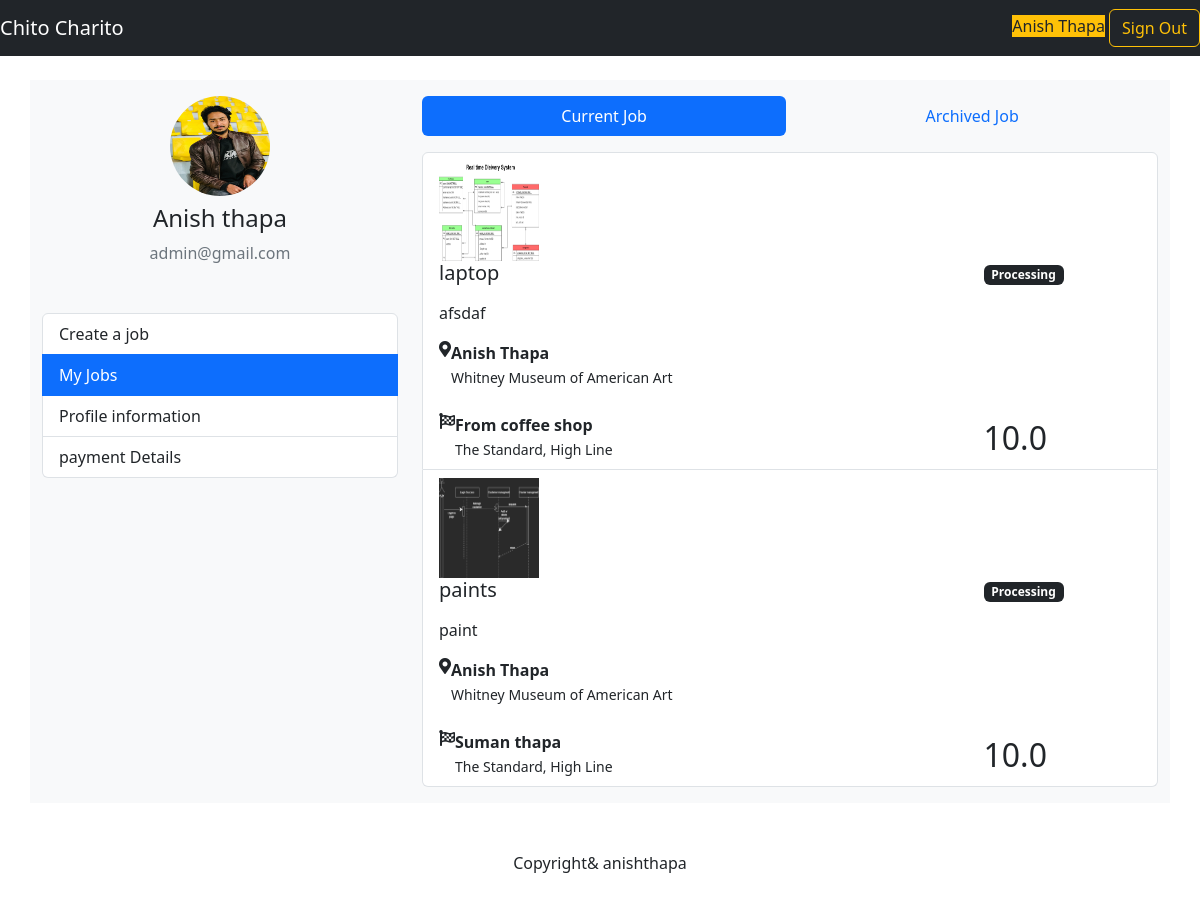
Page /customer/jobs/current (signed in) on the committed database.
### mainapp/models.py (models this page shows, shortened)
class Customer(models.Model):
    user=models.OneToOneField(User,on_delete=CASCADE)
    avatar = models.ImageField(upload_to='customer/avatars',blank=True,null=True)
    phone_number = models.CharField(max_length=50, blank=True)
    stripe_customer_id = models.CharField(max_length=255, blank=True)
    stripe_payment_method_id = models.CharField(max_length=255, blank=True)
    stripe_card_last4 = models.CharField(max_length=255, blank=True)

class Job(models.Model):
  SMALL_SIZE = "small"
  MEDIUM_SIZE = "medium"
  LARGE_SIZE = "large"
  SIZES = (
    (SMALL_SIZE, 'Small'),
    (MEDIUM_SIZE, 'Medium'),
    (LARGE_SIZE, 'Large'),
  )
  CREATING_STATUS = 'creating'
  PROCESSING_STATUS = 'processing'
  PICKING_STATUS = 'picking'
  DELIVERING_STATUS = 'delivering'
  COMPLETED_STATUS = 'completed'
  CANCELED_STATUS = 'canceled'
  STATUSES = (
    (CREATING_STATUS, 'Creating'),
    (PROCESSING_STATUS, 'Processing'),
    (PICKING_STATUS, 'Picking'),
    (DELIVERING_STATUS, 'Delivering'),
    (COMPLETED_STATUS, 'Completed'),
    (CANCELED_STATUS, 'Canceled'),
  )
  id = models.UUIDField(primary_key=True, default=uuid.uuid4, editable=False)
  customer = models.ForeignKey(Customer, on_delete=models.CASCADE)
  name = models.CharField(max_length=255)
  description = models.CharField(max_length=255)
  category = models.ForeignKey(Category, on_delete=models.SET_NULL, null=True, blank=True)
  size = models.CharField(max_length=20, choices=SIZES, default=MEDIUM_SIZE)
  quantity = models.IntegerField(default=1)
  photo = models.ImageField(upload_to='job/photos/')
  status = models.CharField(max_length=20, choices=STATUSES, default=CREATING_STATUS)
  created_at = models.DateTimeField(default=timezone.now)
  pickup_address = models.CharField(max_length=255, blank=True)
  pickup_lat = models.FloatField(default=0)
  pickup_lng = models.FloatField(default=0)
  pickup_name = models.CharField(max_length=255, blank=True)
  pickup_phone = models.CharField(max_length=50, blank=True)
  delivery_address = models.CharField(max_length=255, blank=True)
  delivery_lat = models.FloatField(default=0)
  delivery_lng = models.FloatField(default=0)
  delivery_name = models.CharField(max_length=255, blank=True)
  delivery_phone = models.CharField(max_length=50, blank=True)
  duration = models.IntegerField(default=0)
  distance = models.FloatField(default=0)
  price = models.FloatField(default=0)
  pickup_photo = models.ImageField(upload_to='job/pickup_photos/', null=True, blank=True)
  pickedup_at = models.DateTimeField(null=True, blank=True)
  delivery_photo = models.ImageField(upload_to='job/delivery_photos/', null=True, blank=True)
  delivered_at = models.DateTimeField(null=True, blank=True)

### mainapp/customer/views.py (the view)
# urls.py: path('jobs/current', customer_views.current_jobs_page, name="current_jobs"),
@login_required(login_url="/sign-in/?next=/customer/")
def current_jobs_page(request):
    jobs = Job.objects.filter(
        customer=request.user.customer,
        status__in=[
            Job.PROCESSING_STATUS,
            Job.PICKING_STATUS,
            Job.DELIVERING_STATUS
        ]
    )
    return render(request, 'customer/jobs.html', {
        "jobs": jobs
    })

### mainapp/templates/customer/jobs.html
{% extends 'customer/base.html'%}
{% block main %}
{% url 'customer:current_jobs' as current_jobs_url %}
{% url 'customer:archived_jobs' as archived_jobs_url %}
<ul class="nav nav-pills nav-fill">
    <li class="nav-item">
      <a class="nav-link {% if request.path == current_jobs_url %} active {% endif %}" aria-current="page"
      href="{% url 'customer:current_jobs' %}" >Current Job</a>
    </li>
    <li class="nav-item">
      <a class="nav-link {% if request.path == archived_jobs_url %} active {% endif %}" aria-current="page"
      href="{% url 'customer:archived_jobs' %}" >Archived Job</a>
    </li>
  </ul>
<div class="list-group mt-3">
 {% if jobs %}
 {% for job in jobs %}
 <a href="{% url 'customer:job' job.id  %}" class="list-group-item list-group-item-action">
  <div class="media">
    <img src="{{ job.photo.url }}" class="rounded-lg mr-3 " width="100" height="100">
    <div class="media-body">
      <div class="row">
        <div class="col-lg-9">
          <h5 class="mb-3">{{ job.name }}</h5>
          <p>{{ job.description }}</p>
          <div class="d-flex mb-4">
            <i class="fas fa-map-marker-alt"></i>
            <div class="ml-2">
              <b>{{ job.pickup_name }}</b><br />
              <small>{{ job.pickup_address }}</small>
            </div>
          </div>
          <div class="d-flex">
            <i class="fas fa-flag-checkered"></i>
            <div class="ml-2">
              <b>{{ job.delivery_name }}</b><br />
              <small>{{ job.delivery_address }}</small>
            </div>
          </div>
        </div>
        <div class="col-lg-3 text-right d-flex flex-column justify-content-between">
          <div><span class="badge badge-warning bg-dark mb-2">{{ job.get_status_display }}</span></div>
          <h2 class="mb-1">{{ job.price }}</h2>
        </div>
      </div>
    </div>
  </div>
</a>
 {% endfor %}
 {% else %}
 <div class="card">
   <div class = "card-body text-center">
     Nothing to show here yet
   </div>
 </div>
{% endif %}
</div>
{% endblock %}

### mainapp/templates/customer/base.html
{% extends 'base.html'  %}
{% load static %}
{% block content %}
{% url 'customer:create_job' as create_job_url %}
{% url 'customer:profile' as profile_url %}
{% url 'customer:current_jobs' as current_jobs_url %}
{% url 'customer:archived_jobs' as archived_jobs_url %}
{% url 'customer:payment_method' as payment_method_url %}
<div class="container bg-light mt-4 pt-3 pb-3">
    <div class="row">
      <div class="col-lg-4">
        <div class="text-center">
          <img src="{% if request.user.customer.avatar %}{{ request.user.customer.avatar.url }}{% else %}{% static 'img/avatar.png' %}{% endif %}" alt="" class="rounded-circle mb-2" width="100" height="100">
          <h4>{{ request.user.get_full_name }}</h4>
          <p class="text-secondary">{{ request.user.email }}</p>
        </div>
        <div class="list-group mt-5">
            <a href="{% url 'customer:create_job' %}" class="list-group-item list-group-item-action {% if request.path == create_job_url %} active {% endif %}">Create a job</a>
            <a href="{% url 'customer:current_jobs' %}"
          class="list-group-item list-group-item-action {% if request.path == current_jobs_url or request.path == archived_jobs_url %}active{% endif %}">My
          Jobs</a>
            <a href="{% url 'customer:profile' %}" class="list-group-item list-group-item-action {% if request.path == profile_url %} active {% endif %} ">Profile information</a>
            <a href="{% url 'customer:payment_method' %}" class="list-group-item list-group-item-action {% if request.path == payment_method_url %} active {% endif %} ">payment Details</a>
        </div>
        </div>
      <div class="col-lg-8">
          {% block main %}
          {% endblock %}
      </div>
        </div>
        </div>
        {% endblock %}

### mainapp/templates/base.html (shortened to what this page needs)
<!DOCTYPE html>
<html lang="en">
<head>
    {% load bootstrap5 %}
    {% bootstrap_css %}
    <link rel="stylesheet" href="https://use.fontawesome.com/releases/v5.9.0/css/all.css">
</head>
<body>
    <nav class="navbar   {% if not request.user.is_authenticated %} navbar-expand-lg {% endif %} navbar-dark bg-dark">
          <a class="navbar-brand" href="/">Chito Charito</a>
          {% if not request.user.is_authenticated %}
          <button class="navbar-toggler" type="button" data-bs-toggle="collapse" data-bs-target="#navbarSupportedContent" aria-controls="navbarSupportedContent" aria-expanded="false" aria-label="Toggle navigation">
            <span class="navbar-toggler-icon"></span>
          </button>
          <div class="collapse navbar-collapse" id="navbarSupportedContent">
            <ul class="navbar-nav">
              <li  class="nav-item" {% if request.GET.next != '/courier/' %}active{% endif %}>
                <a class="nav-link active" aria-current="page"  href="/sign-in/?next=/customer/">Customer</a>
              </li>
              <li class="nav-item"  {% if request.GET.next == '/courier/' %}active{% endif %}>
                <a class="nav-link active" aria-current="page" href="/sign-in/?next=/courier/">Courier</a>
              </li>
              <!-- <li class="nav-item dropdown">
                <a class="nav-link dropdown-toggle" href="#" aria-expanded="false">
                  Gudiance
                </a>
              </li> -->
            </ul>
        </div>
        {% else %}
        <form class="form-inline">
          <span class="mr-4 bg-warning">{{ request.user.get_full_name|title }}</span>
          <a href = "/sign-out" class="btn btn-outline-warning" >Sign Out</a>
        </form>
        {% endif %}
      </nav>
{% block content %}   {% endblock %}
      <footer class="text-center mt-5 mb-5">Copyright& anishthapa</footer>
      <link rel="stylesheet" href="https://unpkg.com/bootoast@1.0.1/dist/bootoast.min.css">
</body>
</html>

### rows in the picture
Job: photo (picture), name "laptop", description "afsdaf", pickup_name "Anish Thapa", pickup_address "Whitney Museum of American Art", delivery_name "From coffee shop", delivery_address "The Standard, High Line", status "Processing", price "10.0"
Job: photo (picture), name "paints", description "paint", pickup_name "Anish Thapa", pickup_address "Whitney Museum of American Art", delivery_name "Suman thapa", delivery_address "The Standard, High Line", status "Processing", price "10.0"

### other values in the picture
{{ request.user.get_full_name|title }} "Anish Thapa"
{{ request.user.get_full_name }} "Anish thapa"
{{ request.user.email }} "admin@gmail.com"
